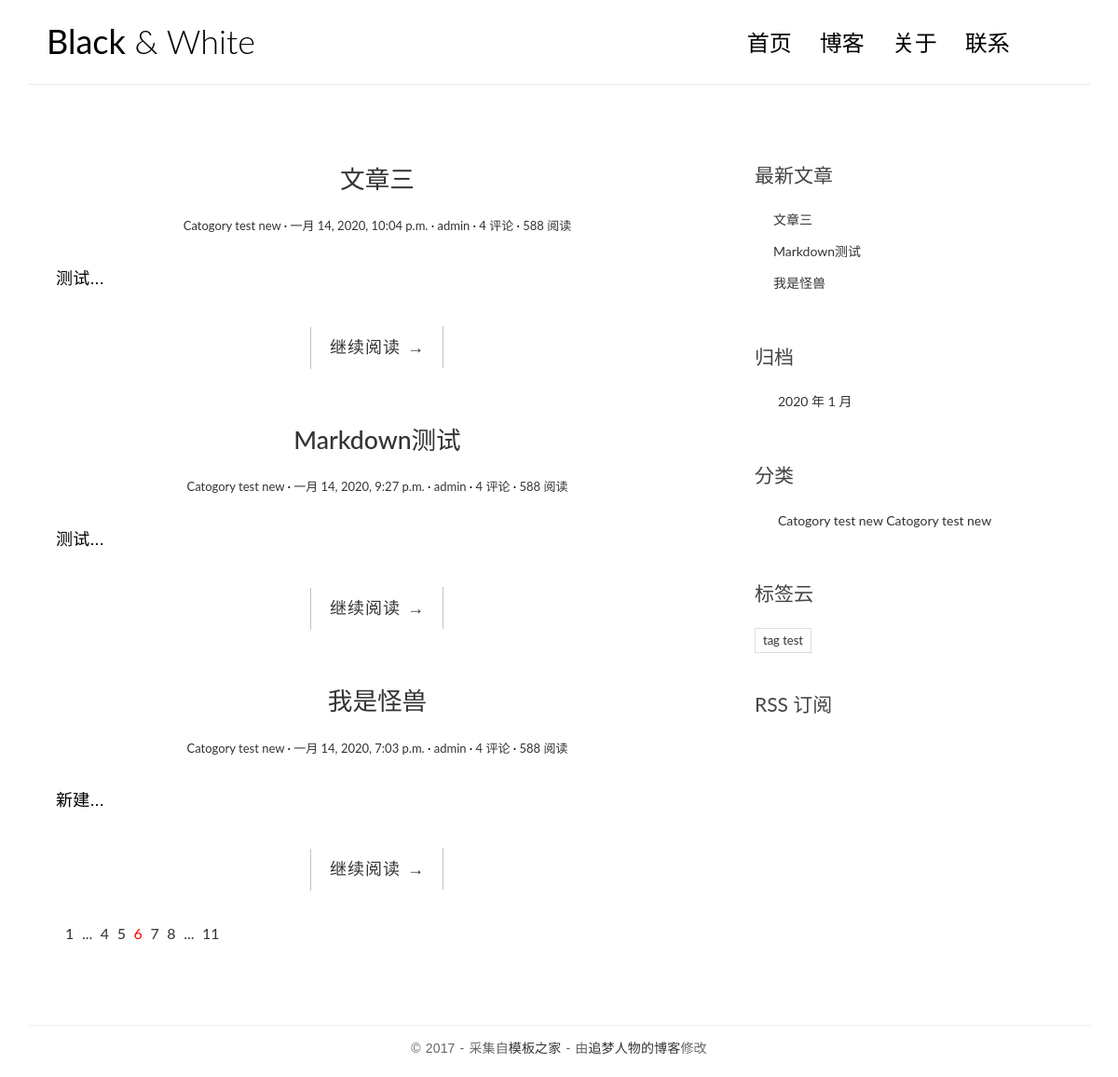
The app's page /, older data.
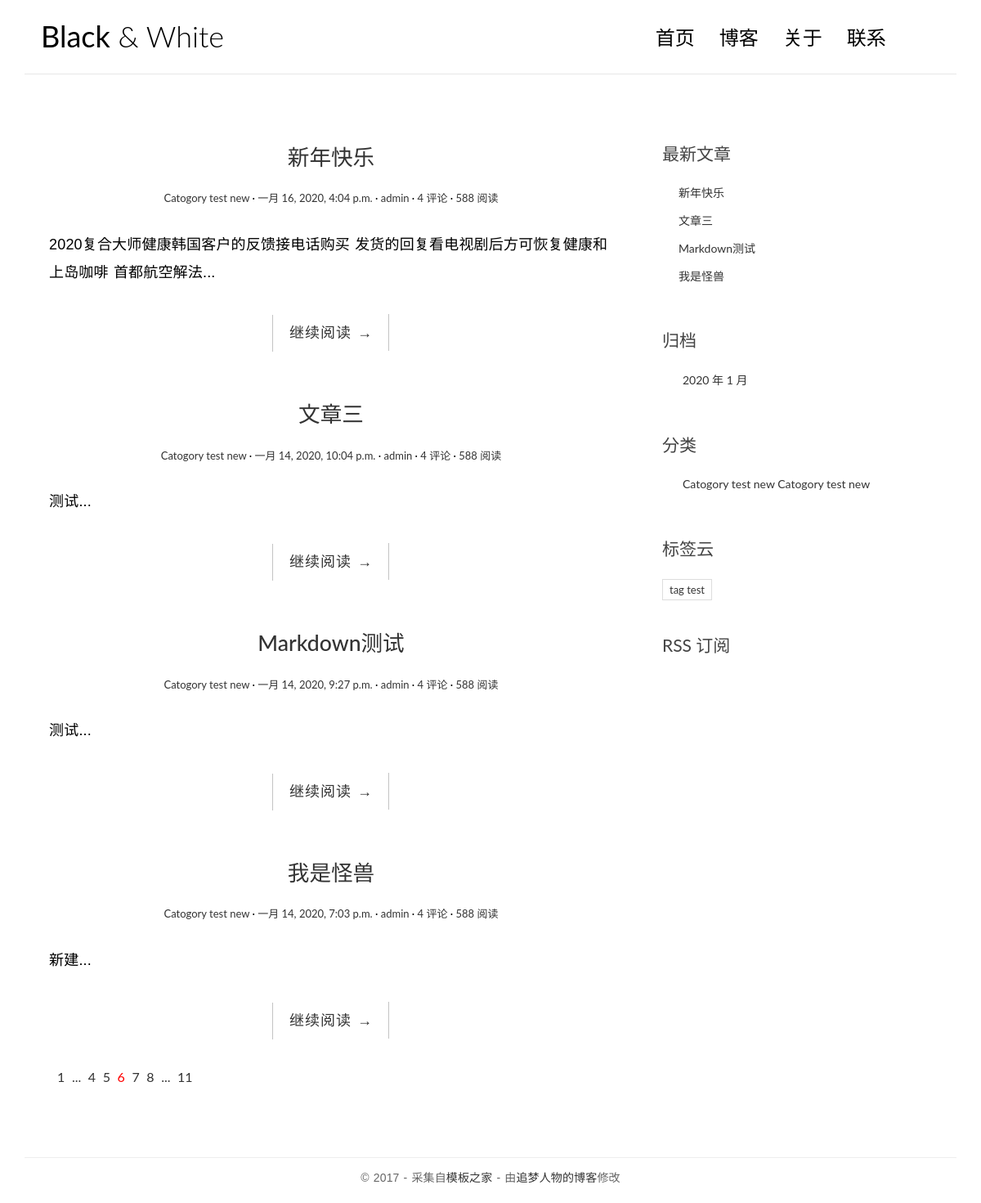
The same page, newer data.
### blog/models.py (models this page shows, shortened)
class Post(models.Model):
    title = models.CharField('标题', max_length=70)
    body = models.TextField('正文')
    created_time = models.DateTimeField('创建时间', default=timezone.now)
    modified_time = models.DateTimeField('修改时间')
    excerpt = models.CharField('摘要', max_length=200, blank=True)
    category = models.ForeignKey(Category, verbose_name='分类', on_delete=models.CASCADE)
    tags = models.ManyToManyField(Tag, verbose_name='标签', blank=True)
    author = models.ForeignKey(User, verbose_name='作者', on_delete=models.CASCADE, null=True)
    class Meta:
        verbose_name = '文章'
        verbose_name_plural = verbose_name
    """
    定义好 __str__ 方法后，解释器显示的内容将会是 __str__ 方法返回的内容。这里 Category 返回分类名 name ，Tag 返回标签名，而 Post 返回它的 title
    """
    def __str__(self):
        return self.title
    def get_absolute_url(self):
        return reverse('blog:detail', kwargs={'pk': self.pk})
    """
    每次保存模型时，都应该修改 modified_time 的值。每一个 Model 都有一个 save 方法，这个方法包含了将 model 数据保存到数据库中的逻辑。
    通过覆写这个方法，在 model 被 save 到数据库前指定 modified_time 的值为当前时间
    要注意在指定完 modified_time 的值后，别忘了调用父类的 save 以执行数据保存回数据库的逻辑。
    """
    def save(self, *args, **kwargs):
        self.modified_time = timezone.now()
        md = markdown.Markdown(extensions=[
            'markdown.extensions.extra',
            'markdown.extensions.codehilite',
        ])
        self.excerpt = strip_tags(md.convert(self.body)[:54])
        super().save(*args, **kwargs)

class Category(models.Model):
    name = models.CharField(max_length=100)
    class Meta:
        verbose_name = '分类'
        verbose_name_plural = verbose_name

class Tag(models.Model):
    name = models.CharField(max_length=100)
    class Meta:
        verbose_name = '标签'
        verbose_name_plural = verbose_name

### blog/views.py (the view)
# urls.py: path('', views.index, name='index'),
def index(request):
    post_list = Post.objects.all().order_by('-created_time')
    return render(request, 'blog/index.html', context={
        'post_list': post_list
    })

### blog/templatetags/blog_extras.py (called while the page is built)
@register.inclusion_tag('blog/inclusions/_recent_posts.html', takes_context=True)
def show_recent_posts(context, num=5):
    return {
        'recent_post_list': Post.objects.all().order_by('-created_time')[:num]
    }

@register.inclusion_tag('blog/inclusions/_archives.html', takes_context=True)
def show_archives(context):
    return {
        'date_list': Post.objects.dates('created_time', 'month', order='DESC')
    }

@register.inclusion_tag('blog/inclusions/_categories.html', takes_context=True)
def show_categories(context):
    return {
        'category_list': Category.objects.all(),
    }

@register.inclusion_tag('blog/inclusions/_tags.html', takes_context=True)
def show_tags(context):
    return {
        'tag_list': Tag.objects.all()
    }

### templates/blog/index.html
{% extends 'base.html' %}
            {% block main %}
                {% for post in post_list %}
                    <article class="post post-1">
                                            <header class="entry-header">
                        <h1 class="entry-title">
                            <a href="{{ post.get_absolute_url }}">{{ post.title }}</a>
                        </h1>
                        <div class="entry-meta">
                            <span class="post-category"><a href="#">{{ post.category.name }}</a></span>
                            <span class="post-date"><a href="#"><time class="entry-date"
                                                                      datetime="{{ post.created_time }}">{{ post.created_time }}</time></a></span>
                            <span class="post-author"><a href="#">{{ post.author }}</a></span>
                            <span class="comments-link"><a href="#">4 评论</a></span>
                            <span class="views-count"><a href="#">588 阅读</a></span>
                        </div>
                    </header>
                    <div class="entry-content clearfix">
                        <p>{{ post.excerpt }}...</p>
                        <div class="read-more cl-effect-14">
                            <a href="{{ post.get_absolute_url }}" class="more-link">继续阅读 <span class="meta-nav">→</span></a>
                        </div>
                    </div>
                    </article>
                    {% empty %}
                    <div class="no-post">暂时还没有发布的文章！</div>
                {% endfor %}
                <div class="pagination">
                    <ul>
                        <li><a href="">1</a></li>
                        <li><a href="">...</a></li>
                        <li><a href="">4</a></li>
                        <li><a href="">5</a></li>
                        <li class="current"><a href="">6</a></li>
                        <li><a href="">7</a></li>
                        <li><a href="">8</a></li>
                        <li><a href="">...</a></li>
                        <li><a href="">11</a></li>
                    </ul>
                </div>
            {% endblock main %}

### templates/base.html (shortened to what this page needs)
{% load static %}
{% load blog_extras %}
<!DOCTYPE html>
<html>
<head>
    <link rel="stylesheet" href="{% static 'blog/css/bootstrap.min.css' %}">
    <link rel="stylesheet" href="{% static 'blog/css/pace.css' %}">
    <link rel="stylesheet" href="{% static 'blog/css/custom.css' %}">
    <link href="https://cdn.bootcss.com/highlight.js/9.15.8/styles/github.min.css" rel="stylesheet">
</head>
<body>
<div class="container">
    <header id="site-header">
        <div class="row">
            <div class="col-md-4 col-sm-5 col-xs-8">
                <div class="logo">
                    <h1><a href="index.html"><b>Black</b> &amp; White</a></h1>
                </div>
            </div>
            <div class="col-md-8 col-sm-7 col-xs-4">
                <nav class="main-nav" role="navigation">
                    <div class="collapse navbar-collapse" id="bs-example-navbar-collapse-1">
                        <ul class="nav navbar-nav navbar-right">
                            <li class="cl-effect-11"><a href="index.html" data-hover="首页">首页</a></li>
                            <li class="cl-effect-11"><a href="full-width.html" data-hover="博客">博客</a></li>
                            <li class="cl-effect-11"><a href="about.html" data-hover="关于">关于</a></li>
                            <li class="cl-effect-11"><a href="contact.html" data-hover="联系">联系</a></li>
                        </ul>
                    </div>
                </nav>
            </div>
        </div>
    </header>
</div>
<div class="content-body">
    <div class="container">
        <div class="row">
            <main class="col-md-8">
                {% block main %}
                {% endblock main %}
            </main>
            <aside class="col-md-4">
                {% show_recent_posts %}
                {% show_archives %}
                {% show_categories %}
                {% show_tags %}
                <div class="rss">
                    <a href=""> RSS 订阅</a>
                </div>
            </aside>
        </div>
    </div>
</div>
<footer id="site-footer">
    <div class="container">
        <div class="row">
            <div class="col-md-12">
                <p class="copyright">&copy 2017 - 采集自<a href="http://www.cssmoban.com/"
                                                        target="_blank" title="模板之家">模板之家</a>
                    - 由<a href="http://zmrenwu.com/" title="网页模板" target="_blank">追梦人物的博客</a>修改
                </p>
            </div>
        </div>
    </div>
</footer>
</body>
</html>

### templates/blog/inclusions/_recent_posts.html
<div class="widget widget-recent-posts">
  <h3 class="widget-title">最新文章</h3>
  <ul>
    {% for post in recent_post_list %}
      <li>
        <a href="{{ post.get_absolute_url }}">{{ post.title }}</a>
      </li>
    {% empty %}
      暂无文章！
    {% endfor %}
  </ul>
</div>

### templates/blog/inclusions/_archives.html
<div class="widget widget-archives">
  <h3 class="widget-title">归档</h3>
  <ul>
    {% for date in date_list %}
      <li>
        <a href="{% url 'blog:archive' date.year date.month %}">{{ date.year }} 年 {{ date.month }} 月</a>
      </li>
    {% empty %}
      暂无归档！
    {% endfor %}
  </ul>
</div>

### templates/blog/inclusions/_categories.html
<div class="widget widget-category">
  <h3 class="widget-title">分类</h3>
  <ul>
    {% for category in category_list %}
      <li>
        <a href="{% url 'blog:category' category.pk %}">{{ category.name }} <span class="post-count">{{ category.name }}</span></a>
      </li>
    {% empty %}
      暂无分类！
    {% endfor %}
  </ul>
</div>

### templates/blog/inclusions/_tags.html
<div class="widget widget-tag-cloud">
  <h3 class="widget-title">标签云</h3>
  <ul>
    {% for tag in tag_list %}
      <li>
        <a href="{% url 'blog:tag' tag.pk %}">{{ tag.name }}</a>
      </li>
    {% empty %}
      暂无标签！
    {% endfor %}
  </ul>
</div>

### blog/static/blog/css/custom.css (style rules this page uses)
* { outline: none; }
h1, h2, h3, h4, h5, h6 { margin-top: 0; }
b { font-weight: 400; }
a { color: #333; }
body { color: #444; font-family: 'Lato', sans-serif; }
p { font-family: 'Ubuntu', sans-serif; font-weight: 400; word-spacing: 1px; letter-spacing: 0.01em; }
#site-header { background-color: #FFF; padding: 25px 20px; margin-bottom: 40px; border-bottom: 1px solid #e7e7e7; }
.logo h1 a { color: #000; }
.logo h1 { margin: 0; font-family: 'Lato', sans-serif; font-weight: 300; }
.main-nav { margin-top: 11px; max-width: 95%; }
.main-nav a { color: #000000 !important; padding: 0 0 5px 0 !important; margin-right: 30px; font-family: 'Lato', sans-serif; font-weight: 300; font-size: 24px; }
.cl-effect-11 a { padding: 10px 0; color: #0972b4; text-shadow: none; }
.cl-effect-11 a::before { position: absolute; top: 0; left: 0; overflow: hidden; padding: 0 0 5px 0 !important; max-width: 0; border-bottom: 1px solid #000; color: #000; content: attr(data-hover); white-space: nowrap; -webkit-transition: max-width 0.5s; -moz-transition: max-width 0.5s; transition: max-width 0.5s; }
.content-body { padding-bottom: 4em; }
.post { background: #fff; padding: 30px 30px 0; }
.entry-title { text-align: center; font-size: 1.9em; margin-bottom: 20px; line-height: 1.6; padding: 10px 20px 0; }
.entry-meta { text-align: center; color: #DDDDDD; font-size: 13px; margin-bottom: 30px; }
.entry-content { font-size: 18px; line-height: 1.9; font-weight: 300; color: #000; }
.post-category::after, .post-date::after, .post-author::after, .comments-link::after { content: ' ·'; color: #000; }
.read-more { font-family: 'Ubuntu', sans-serif; font-weight: 400; word-spacing: 1px; letter-spacing: 0.01em; text-align: center; margin-top: 20px; }
.cl-effect-14 a { padding: 0 20px; height: 45px; line-height: 45px; position: relative; display: inline-block; margin: 15px 25px; letter-spacing: 1px; font-weight: 400; text-shadow: 0 0 1px rgba(255, 255, 255, 0.3); }
.cl-effect-14 a::before, .cl-effect-14 a::after { position: absolute; width: 45px; height: 1px; background: #C3C3C3; content: ''; -webkit-transition: all 0.3s; -moz-transition: all 0.3s; transition: all 0.3s; pointer-events: none; }
.cl-effect-14 a::before { top: 0; left: 0; -webkit-transform: rotate(90deg); -moz-transform: rotate(90deg); transform: rotate(90deg); -webkit-transform-origin: 0 0; -moz-transform-origin: 0 0; transform-origin: 0 0; }
.cl-effect-14 a::after { right: 0; bottom: 0; -webkit-transform: rotate(90deg); -moz-transform: rotate(90deg); transform: rotate(90deg); -webkit-transform-origin: 100% 0; -moz-transform-origin: 100% 0; transform-origin: 100% 0; }
.widget { background: #fff; padding: 30px 0 0; }
.widget-title { font-size: 1.5em; margin-bottom: 20px; line-height: 1.6; padding: 10px 0 0; font-weight: 400; }
.widget-recent-posts ul { padding: 0; margin: 0; padding-left: 20px; }
.widget-recent-posts ul li { list-style-type: none; position: relative; line-height: 170%; margin-bottom: 10px; }
.widget-recent-posts ul li::before { content: '\f3d3'; font-family: "Ionicons"; position: absolute; left: -17px; top: 3px; font-size: 16px; color: #000; }
.widget-archives ul { padding: 0; margin: 0; padding-left: 25px; }
.widget-archives ul li { list-style-type: none; position: relative; line-height: 170%; margin-bottom: 10px; }
.widget-archives ul li::before { content: '\f3f3'; font-family: "Ionicons"; position: absolute; left: -25px; top: 1px; font-size: 16px; color: #000; }
.widget-category ul { padding: 0; margin: 0; padding-left: 25px; }
.widget-category ul li { list-style-type: none; position: relative; line-height: 170%; margin-bottom: 10px; }
.widget-category ul li::before { content: '\f3fe'; font-family: "Ionicons"; position: absolute; left: -25px; top: 1px; font-size: 18px; color: #000; }
.widget-tag-cloud ul { padding: 0; margin: 0; margin-right: -10px; }
.widget-tag-cloud ul li { list-style-type: none; font-size: 13px; display: inline-block; margin-right: 10px; margin-bottom: 10px; padding: 3px 8px; border: 1px solid #ddd; }
.rss { font-size: 21px; margin-top: 30px; }
.rss a { color: #444; }
#site-footer { padding-top: 10px; padding: 0 0 1.5em 0; }
.copyright { text-align: center; padding-top: 1em; margin: 0; border-top: 1px solid #eee; color: #666; }
.pagination ul { list-style: none; }
.pagination ul li { display: inline-block; font-size: 16px; margin-right: 5px; }
.current a { color: red; }

Row changes from the older to the newer data that the page shows:
added Post: title "新年快乐", category.name "Catogory test new", created_time "一月 16, 2020, 4:04 p.m.", author "admin", excerpt "2020复合大师健康韩国客户的反馈接电话购买 发货的回复看电视剧后方可恢复健康和上岛咖啡 首都航空解法"
